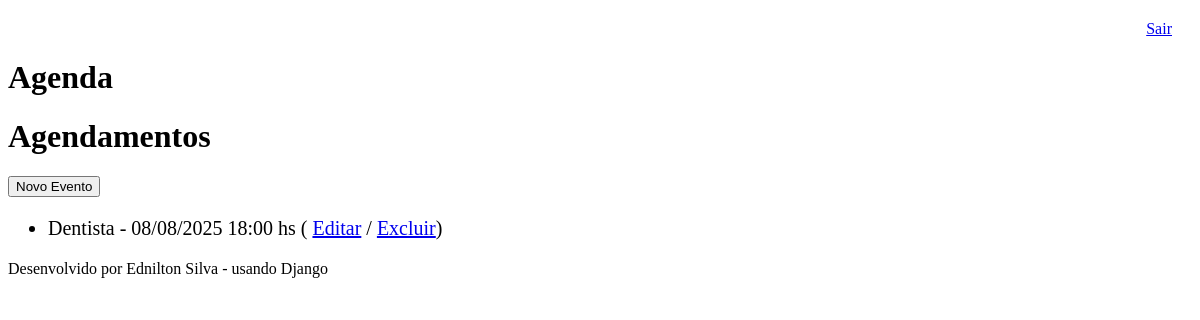
The page /agenda/ (signed in) on the database as committed earlier.
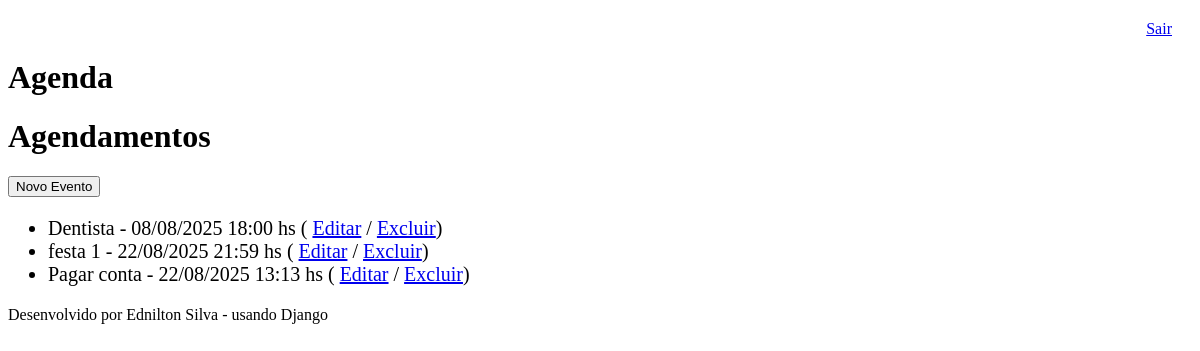
The same page on the database as committed later.
### core/models.py (models this page shows, shortened)
class Evento(models.Model):
    titulo = models.CharField(max_length=100)
    descricao = models.TextField(blank=True, null=True)
    data_evento = models.DateTimeField(verbose_name='Data do Evento')# nome que vai aparecer na agenda
    data_criacao = models.DateTimeField(auto_now=True)
    usuario = models.ForeignKey(User, on_delete=models.CASCADE, verbose_name='Usuário')# relaciona o evento com o usuário que o criou
    class Meta:
        db_table = 'evento'# especifica o nome da tabela no banco de dados seja 'evento'
    def get_data_evento(self):
        return self.data_evento.strftime('%d/%m/%Y %H:%M hs')# Formata a data do evento para o formato dia/mês/ano posso colocar na frente %H:%M para imprimir também hora:minuto

### core/views.py (the view)
# urls.py: path('agenda/', views.lista_eventos, name='agenda'),
@login_required(login_url='/login/')  # Exige que o usuário esteja logado para acessar a lista de eventos#(login_url='/admin/login/')
def lista_eventos(request):
    usuario = request.user
    eventos = Evento.objects.filter(usuario=usuario) # Filtra os eventos do usuário logado
    dados = {
        'eventos': eventos,
    }
    return render(request, 'agenda.html', dados)

### templates/agenda.html
{% extends "model-page.html" %}
{% block content %}
    <h1>Agendamentos</h1>
    <a href="evento/"><button type="button">Novo Evento</button></a>
    <ul style="font-size: 20px;">
        {% for evento in eventos %}
            <li>
                {{ evento.titulo }} - {{ evento.get_data_evento }}
                ( <a href="evento/?id={{ evento.id}}">Editar</a>
                / <a href="evento/delete/{{ evento.id }}/">Excluir</a>)
            </li>
        {% endfor %}
    </ul>
{% endblock %}

### templates/model-page.html
<!DOCTYPE html>
<html lang="pt-br">
<head>
    {% include "model-header.html" %}
</head>
<body>
    {% block content %} {%endblock %}
    {% include "model-footer.html" %}
</body>
</html>

### templates/model-header.html (shortened to what this page needs)
<!DOCTYPE html>
<html lang="pt-br">
<head>
</head>
    <body>
        <header>
            <div style ="text-align: right; margin: 20px;">
                <a href="/logout">Sair</a>
            </div>
        </header>
        <h1>Agenda</h1>
    </body>

### templates/model-footer.html
<p>Desenvolvido por Ednilton Silva - usando Django </p>

Rows that differ between the two databases and show on the page:
added Evento: titulo "festa 1", get_data_evento "22/08/2025 21:59 hs"
added Evento: titulo "Pagar conta", get_data_evento "22/08/2025 13:13 hs"
